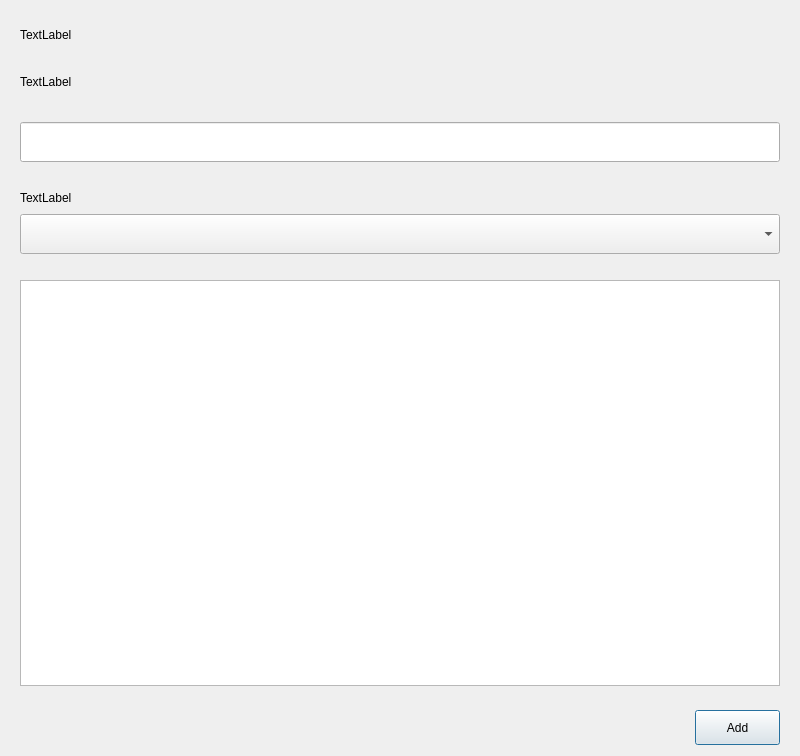
<?xml version="1.0" encoding="UTF-8"?>
<ui version="4.0">
 <class>DialogCreateNote</class>
 <widget class="QDialog" name="DialogCreateNote">
  <property name="geometry">
   <rect>
    <x>0</x>
    <y>0</y>
    <width>800</width>
    <height>756</height>
   </rect>
  </property>
  <property name="windowTitle">
   <string>Dialog</string>
  </property>
  <layout class="QGridLayout" name="gridLayout">
   <item row="0" column="0">
    <widget class="QWidget" name="windowTitleWidget" native="true">
     <property name="enabled">
      <bool>true</bool>
     </property>
     <property name="minimumSize">
      <size>
       <width>0</width>
       <height>40</height>
      </size>
     </property>
     <property name="maximumSize">
      <size>
       <width>16777215</width>
       <height>40</height>
      </size>
     </property>
     <layout class="QVBoxLayout" name="verticalLayout_3">
      <item>
       <widget class="QLabel" name="headlineLabel">
        <property name="minimumSize">
         <size>
          <width>0</width>
          <height>30</height>
         </size>
        </property>
        <property name="text">
         <string>TextLabel</string>
        </property>
       </widget>
      </item>
     </layout>
    </widget>
   </item>
   <item row="2" column="0">
    <widget class="QWidget" name="creatorWidget" native="true">
     <property name="minimumSize">
      <size>
       <width>0</width>
       <height>0</height>
      </size>
     </property>
     <layout class="QVBoxLayout" name="verticalLayout">
      <item>
       <widget class="QLineEdit" name="noteName_lineEdit">
        <property name="sizePolicy">
         <sizepolicy hsizetype="Preferred" vsizetype="Preferred">
          <horstretch>0</horstretch>
          <verstretch>0</verstretch>
         </sizepolicy>
        </property>
        <property name="minimumSize">
         <size>
          <width>0</width>
          <height>40</height>
         </size>
        </property>
        <property name="maximumSize">
         <size>
          <width>16777215</width>
          <height>40</height>
         </size>
        </property>
       </widget>
      </item>
      <item>
       <spacer name="verticalSpacer_1">
        <property name="orientation">
         <enum>Qt::Vertical</enum>
        </property>
        <property name="sizeType">
         <enum>QSizePolicy::Fixed</enum>
        </property>
        <property name="sizeHint" stdset="0">
         <size>
          <width>20</width>
          <height>20</height>
         </size>
        </property>
       </spacer>
      </item>
      <item>
       <widget class="QLabel" name="notebookSelectorLabel">
        <property name="minimumSize">
         <size>
          <width>0</width>
          <height>20</height>
         </size>
        </property>
        <property name="maximumSize">
         <size>
          <width>16777215</width>
          <height>20</height>
         </size>
        </property>
        <property name="text">
         <string>TextLabel</string>
        </property>
       </widget>
      </item>
      <item>
       <widget class="QComboBox" name="notebookSelector_comboBox">
        <property name="sizePolicy">
         <sizepolicy hsizetype="Preferred" vsizetype="Preferred">
          <horstretch>0</horstretch>
          <verstretch>0</verstretch>
         </sizepolicy>
        </property>
        <property name="minimumSize">
         <size>
          <width>0</width>
          <height>40</height>
         </size>
        </property>
        <property name="maximumSize">
         <size>
          <width>16777215</width>
          <height>40</height>
         </size>
        </property>
        <property name="autoFillBackground">
         <bool>true</bool>
        </property>
        <property name="frame">
         <bool>true</bool>
        </property>
       </widget>
      </item>
      <item>
       <spacer name="verticalSpacer_2">
        <property name="orientation">
         <enum>Qt::Vertical</enum>
        </property>
        <property name="sizeType">
         <enum>QSizePolicy::Fixed</enum>
        </property>
        <property name="sizeHint" stdset="0">
         <size>
          <width>20</width>
          <height>20</height>
         </size>
        </property>
       </spacer>
      </item>
      <item>
       <widget class="QTextEdit" name="noteDescription_textEdit">
        <property name="sizePolicy">
         <sizepolicy hsizetype="Preferred" vsizetype="Preferred">
          <horstretch>0</horstretch>
          <verstretch>0</verstretch>
         </sizepolicy>
        </property>
        <property name="minimumSize">
         <size>
          <width>0</width>
          <height>0</height>
         </size>
        </property>
        <property name="autoFillBackground">
         <bool>false</bool>
        </property>
       </widget>
      </item>
     </layout>
    </widget>
   </item>
   <item row="1" column="0">
    <widget class="QWidget" name="descriptionWidget" native="true">
     <property name="minimumSize">
      <size>
       <width>0</width>
       <height>0</height>
      </size>
     </property>
     <property name="maximumSize">
      <size>
       <width>16777215</width>
       <height>50</height>
      </size>
     </property>
     <layout class="QVBoxLayout" name="verticalLayout_2">
      <item>
       <widget class="QLabel" name="descriptionText">
        <property name="minimumSize">
         <size>
          <width>0</width>
          <height>0</height>
         </size>
        </property>
        <property name="text">
         <string>TextLabel</string>
        </property>
       </widget>
      </item>
     </layout>
    </widget>
   </item>
   <item row="3" column="0">
    <widget class="QWidget" name="actionsWidget" native="true">
     <property name="minimumSize">
      <size>
       <width>0</width>
       <height>44</height>
      </size>
     </property>
     <property name="maximumSize">
      <size>
       <width>16777215</width>
       <height>44</height>
      </size>
     </property>
     <layout class="QGridLayout" name="gridLayout_2">
      <item row="1" column="0">
       <spacer name="horizontalSpacer">
        <property name="orientation">
         <enum>Qt::Horizontal</enum>
        </property>
        <property name="sizeHint" stdset="0">
         <size>
          <width>40</width>
          <height>20</height>
         </size>
        </property>
       </spacer>
      </item>
      <item row="1" column="1">
       <widget class="QPushButton" name="addNoteButton">
        <property name="sizePolicy">
         <sizepolicy hsizetype="Preferred" vsizetype="Preferred">
          <horstretch>0</horstretch>
          <verstretch>0</verstretch>
         </sizepolicy>
        </property>
        <property name="minimumSize">
         <size>
          <width>85</width>
          <height>35</height>
         </size>
        </property>
        <property name="maximumSize">
         <size>
          <width>16777215</width>
          <height>35</height>
         </size>
        </property>
        <property name="layoutDirection">
         <enum>Qt::LeftToRight</enum>
        </property>
        <property name="text">
         <string>Add</string>
        </property>
       </widget>
      </item>
     </layout>
    </widget>
   </item>
  </layout>
 </widget>
 <resources/>
 <connections/>
</ui>
